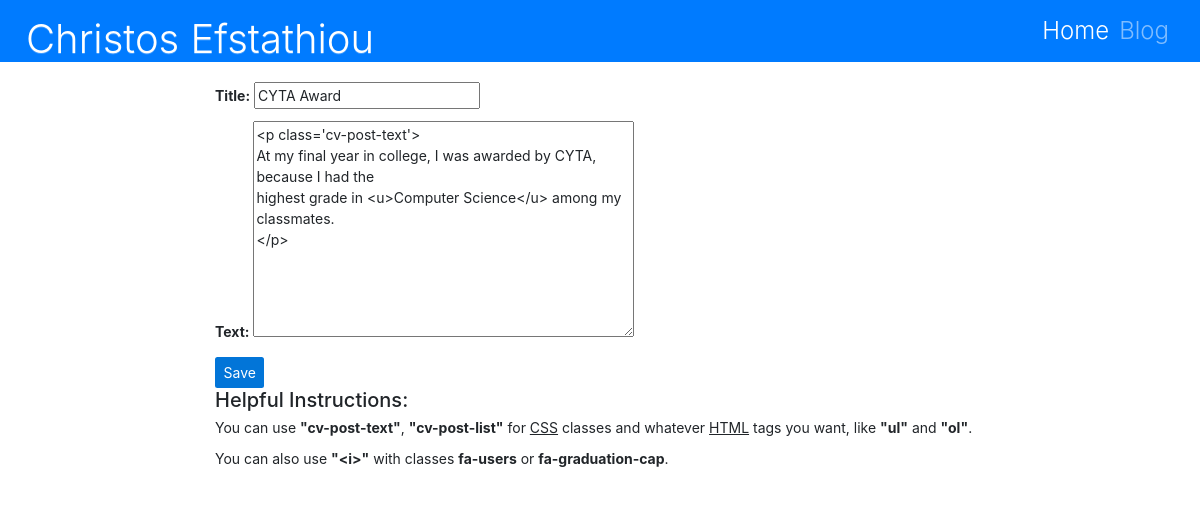
The page /cv_post_edit/Achievement/19/ (signed in) on the database its author committed.
### cv/models.py (models this page shows, shortened)
class CVPost(models.Model):
    title = models.CharField(max_length=100)
    text = models.TextField(default="<p class='cv-post-text'> </p>")

### cv/views.py (the view)
# urls.py: path('cv_post_edit/<str:category>/<int:pk>/', views.cv_post_edit, name='cv_post_edit'),
@staff_member_required
def cv_post_edit(request, category, pk):
    form_class = get_form_class(category)
    post = get_object_or_404(get_post_class(category), pk=pk)
    if request.method == "POST":
        form = form_class(request.POST, request.FILES, instance=post)
        if form.is_valid():
            post = form.save(commit=False)
            post.save()
            return redirect('home_page')
    else:
        form = form_class(instance=post)
    return render(request, 'cv/cv_post_edit.html', {'form': form})

### cv/forms.py
class AchievementPostForm(CVPostForm):
    class Meta(CVPostForm.Meta):
        model = AchievementPost

### cv/views.py (called while the page is built)
def get_form_class(category):
    switcher = {
        'Education' : EducationPostForm,
        'Work' : WorkPostForm,
        'Achievement' : AchievementPostForm,
        'Qualification' : QualificationPostForm,
        'Skill' : SkillPostForm,
        'Interest' : InterestPostForm,
        'Project' : ProjectPostForm,
        'Add_Activities' : AddActivitiesPostForm,
    }
    return switcher.get(category, "Invalid category")

def get_post_class(category):
    switcher = {
        'Education' : EducationPost,
        'Work' : WorkPost,
        'Achievement' : AchievementPost,
        'Qualification' : QualificationPost,
        'Skill' : SkillPost,
        'Interest' : InterestPost,
        'Project' : ProjectPost,
        'Add_Activities' : AddActivitiesPost,
    }
    return switcher.get(category, "Invalid category")

### cv/templates/cv/cv_post_edit.html (shortened to what this page needs)
{% extends 'cv/cv_base.html' %}
{% load static %}
{% block content %}
    <form method="post" enctype="multipart/form-data" class="cv-form">
        {{ form.as_p }}
        <button type="submit" class="btn submit-text submit-btn">Save</button>
        <h2>Helpful Instructions:</h2>
            <p>You can use <strong>"cv-post-text"</strong>, <strong>"cv-post-list"</strong>
             for <u>CSS</u> classes and whatever <u>HTML</u> tags you want, like <strong>"ul"</strong> and <strong>"ol"</strong>.</p>
            <p>You can also use <strong>"&lti&gt"</strong> with classes <strong>fa-users</strong> or <strong>fa-graduation-cap</strong>.</p>
    </form>
{% endblock %}

### static/css/base.css (style rules this page uses)
.submit-btn { background-color: #0275d8; color: white; }
.submit-text { font-size: 14px; }
.form-control, .post-form, .cv-form { font-size: 14px; margin-top: 20px; }

### cv/static/cv/css/cv.css (style rules this page uses)
.div-scrollspy { position: relative; }

### rows shown on the page
CVPost: title "CYTA Award", text "<p class='cv-post-text'> At my final year in college, I was awarded by CYTA, because I had the highest grade in <u>Computer Science</u> among my classmates. </p>"
